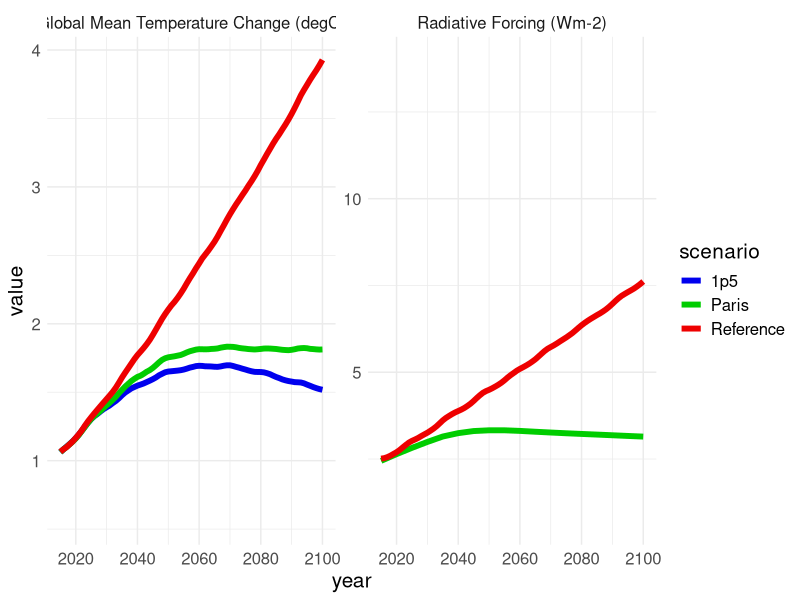

Source code (R):
# Process MAGICC temperature data for LTS analysis
# Data from PNNL 7/30/2021 - Yang Ou

# 7/30/2021
# CH
# updated 10/19/2021

library(readxl)
library(tidyr)
library(dplyr)
library(ggplot2)
#### Import data

# Specify sheet by its name
# units deg C relative 1850-1900
temp_1p5 <- as_tibble(read_excel("input/LTS_scenario_data_0730.xlsx", sheet = "MAGICC7-1p5") %>%
                        filter(VARIABLE == "GCAM-runs|Temperature|Global Mean|MAGICCv7.5.1|MED") %>%
                      select(-REGION, -MODEL, -UNIT, -VARIABLE, -SCENARIO) %>%
          pivot_longer(col = c(`1995`: `2100`),
                 names_to = "year",
                 values_to = "value" ) ) %>%
  mutate(scenario = "1p5") %>%
  mutate(variable = "Global Mean Temperature Change (degC)")

rf_1p5 <- as_tibble(read_excel("input/LTS_scenario_data_0730.xlsx", sheet = "GCAM-forcing-1p5", skip = 1)) %>%
  select(-scenario, -region, -`forcing-total`, -Units) %>%
  pivot_longer(col = c(`1980`: `2100`),
               names_to = "year",
               values_to = "value" ) %>%
  mutate(scenario = "1p5") %>%
  mutate(variable = "Radiative Forcing (Wm-2)")

temp_paris <- as_tibble(read_excel("input/LTS_scenario_data_0730.xlsx", sheet = "MAGICC7-ParisIncr") %>%
                        filter(VARIABLE == "GCAM-runs|Temperature|Global Mean|MAGICCv7.5.1|MED") %>%
                        select(-REGION, -MODEL, -UNIT, -VARIABLE, -SCENARIO) %>%
                        pivot_longer(col = c(`2000`: `2100`),
                                     names_to = "year",
                                     values_to = "value" ) ) %>%
  mutate(scenario = "Paris") %>%
  mutate(variable = "Global Mean Temperature Change (degC)")


rf_paris <- as_tibble(read_excel("input/LTS_scenario_data_0730.xlsx", sheet = "GCAM-forcing-ParisIncr", skip = 1)) %>%
  select(-scenario, -region, -`forcing-total`, -Units) %>%
  pivot_longer(col = c(`1980`: `2100`),
               names_to = "year",
               values_to = "value" ) %>%
  mutate(scenario = "Paris") %>%
  mutate(variable = "Radiative Forcing (Wm-2)")

temp_7wm2 <- as_tibble(read.csv("input/20210811_corinne-marcus-output.csv")) %>%
                          filter(variable == "Surface Temperature (GSAT)") %>%
  filter(quantile == "0.5") %>%
  select(-model, -region, -unit, -climate_model, -reference_period_start_year,
        -reference_period_end_year, -quantile, -variable, -scenario) %>%
  pivot_longer(cols = starts_with("X"),
               names_to = "year",
               names_prefix = "X",
               values_to = "value",
               values_drop_na = TRUE
               ) %>%
  mutate(variable = "Global Mean Temperature Change (degC)") %>%
  mutate(scenario = "Reference")


rf_7wm2 <- as_tibble(read.csv("input/20210811_corinne-marcus-output.csv")) %>%
  filter(variable == "Effective Radiative Forcing") %>%
  filter(quantile == "0.5") %>%
  select(-model, -region, -unit, -climate_model, -reference_period_start_year,
         -reference_period_end_year, -quantile, -variable, -scenario) %>%
  pivot_longer(cols = starts_with("X"),
               names_to = "year",
               names_prefix = "X",
               values_to = "value",
               values_drop_na = TRUE
  ) %>%
  mutate(variable = "Radiative Forcing (Wm-2)") %>%
  mutate(scenario = "Reference")

combine <- rbind(temp_1p5, temp_paris, temp_7wm2, rf_1p5, rf_paris, rf_7wm2)

 combine$year <- as.integer(combine$year)

 #### Plot up Temperature and Radiative Forcing ####

 ggplot(combine, aes(year, value,  color = scenario)) +
  geom_line(size = 2) +
  xlim(2015,2100)+
  scale_color_manual(values=c("Blue2","Green3", "Red2")) +
   theme_minimal() +
   theme(text = element_text(size = 15))+
  facet_wrap(~variable, scales = "free")

#### Convert to CONUS ####
#  Global to CONUS mean temperature change estimated as CONUS Temp = 1.3*Global Temp + 0.34
 # from Sarofim et al., 2021 - climatic change
 temp_1p5 <- mutate(temp_1p5, value = (0.34 + value * 1.3))
 temp_paris <- mutate(temp_paris, value = (0.34 + value * 1.3))
 temp_7wm2 <- mutate(temp_7wm2, value = (0.34 + value * 1.3))

 #### Temperature relative to 1986-2005 ####
 # using 1995 as mid point
 
 avg <- as.numeric(summarise(filter(temp_1p5, year %in% 1995), mean(value)))
 temp_1p5 <- mutate(temp_1p5, value = value - avg)
 temp_paris <- mutate(temp_paris, value = value - avg)
 
 avg <- as.numeric(summarise(filter(temp_7wm2, year %in% 1995), mean(value)))
 temp_7wm2 <- mutate(temp_7wm2, value = value - avg)
 
 #### Save outputs ####
write.csv(temp_1p5, file = "1-temp_1p5.csv", row.names = F)
write.table(temp_paris, file = "1-temp_paris.csv", row.names = F)
write.table(temp_7wm2, file = "1-temp_7wm2.csv", row.names = F)
